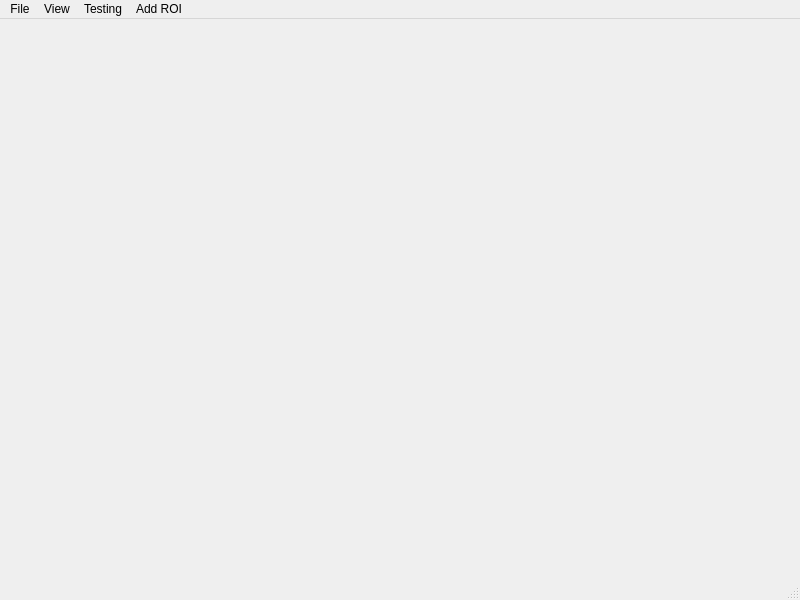
<?xml version="1.0" encoding="UTF-8"?>
<ui version="4.0">
 <class>MainWindow</class>
 <widget class="QMainWindow" name="MainWindow">
  <property name="geometry">
   <rect>
    <x>0</x>
    <y>0</y>
    <width>800</width>
    <height>600</height>
   </rect>
  </property>
  <property name="windowTitle">
   <string>Fiber Viewer</string>
  </property>
  <widget class="QWidget" name="centralwidget"/>
  <widget class="QMenuBar" name="menuBar">
   <property name="geometry">
    <rect>
     <x>0</x>
     <y>0</y>
     <width>800</width>
     <height>21</height>
    </rect>
   </property>
   <widget class="QMenu" name="menuFile">
    <property name="title">
     <string>File</string>
    </property>
    <addaction name="actionOpenBundle"/>
    <addaction name="actionOpenMesh"/>
    <addaction name="actionOpenMRI"/>
   </widget>
   <widget class="QMenu" name="menuTesting">
    <property name="title">
     <string>Testing</string>
    </property>
    <addaction name="actionIlumination"/>
    <addaction name="actionBackground"/>
    <addaction name="actionCamera"/>
    <addaction name="actionTest"/>
   </widget>
   <widget class="QMenu" name="menuView">
    <property name="title">
     <string>View</string>
    </property>
    <addaction name="actionVisualizationObjects"/>
   </widget>
   <widget class="QMenu" name="actionAddROI">
    <property name="title">
     <string>Add ROI</string>
    </property>
    <addaction name="actionAddROISphere"/>
   </widget>
   <addaction name="menuFile"/>
   <addaction name="menuView"/>
   <addaction name="menuTesting"/>
   <addaction name="actionAddROI"/>
  </widget>
  <widget class="QStatusBar" name="statusBar"/>
  <action name="actionOpenBundle">
   <property name="text">
    <string>Open Bundle</string>
   </property>
  </action>
  <action name="actionLoadAtlas">
   <property name="text">
    <string>Load atlas</string>
   </property>
  </action>
  <action name="actionCamera">
   <property name="text">
    <string>Camera</string>
   </property>
  </action>
  <action name="actionIlumination">
   <property name="text">
    <string>Ilumination</string>
   </property>
  </action>
  <action name="actionToggleStatusBar">
   <property name="checkable">
    <bool>true</bool>
   </property>
   <property name="text">
    <string>Toggle Status Bar</string>
   </property>
  </action>
  <action name="actionToggleMenu">
   <property name="checkable">
    <bool>true</bool>
   </property>
   <property name="text">
    <string>Toggle Menu</string>
   </property>
  </action>
  <action name="actionToggleFullScreen">
   <property name="text">
    <string>Full Screen</string>
   </property>
  </action>
  <action name="actionToggleDock">
   <property name="checkable">
    <bool>true</bool>
   </property>
   <property name="text">
    <string>Toggle Patients Tree</string>
   </property>
  </action>
  <action name="actionBackground">
   <property name="text">
    <string>Background</string>
   </property>
  </action>
  <action name="actionOpenMesh">
   <property name="text">
    <string>Open Mesh</string>
   </property>
  </action>
  <action name="actionVisualizationObjects">
   <property name="checkable">
    <bool>true</bool>
   </property>
   <property name="enabled">
    <bool>true</bool>
   </property>
   <property name="text">
    <string>Visualization objects</string>
   </property>
  </action>
  <action name="actionOpenMRI">
   <property name="text">
    <string>Open MRI</string>
   </property>
  </action>
  <action name="actionAddROISphere">
   <property name="text">
    <string>Sphere</string>
   </property>
  </action>
  <action name="actionTest">
   <property name="text">
    <string>Test!</string>
   </property>
  </action>
 </widget>
 <resources/>
 <connections/>
</ui>
